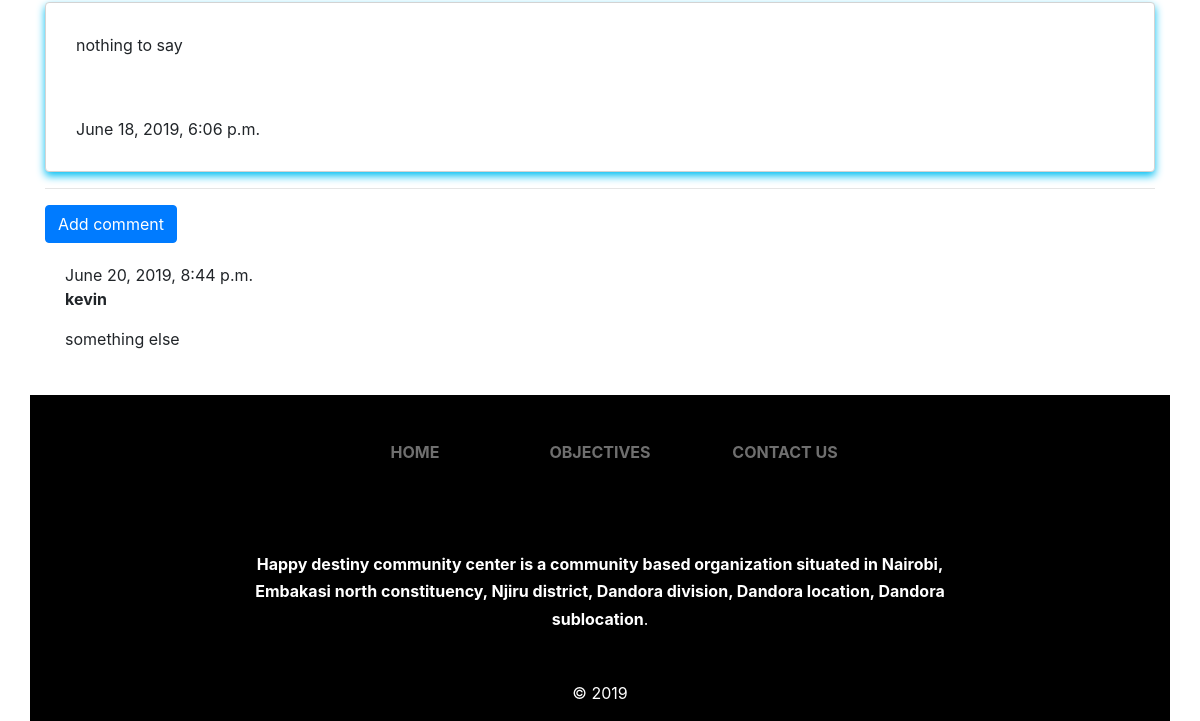
The app's page /posts/review/1/ (lower part), older data.
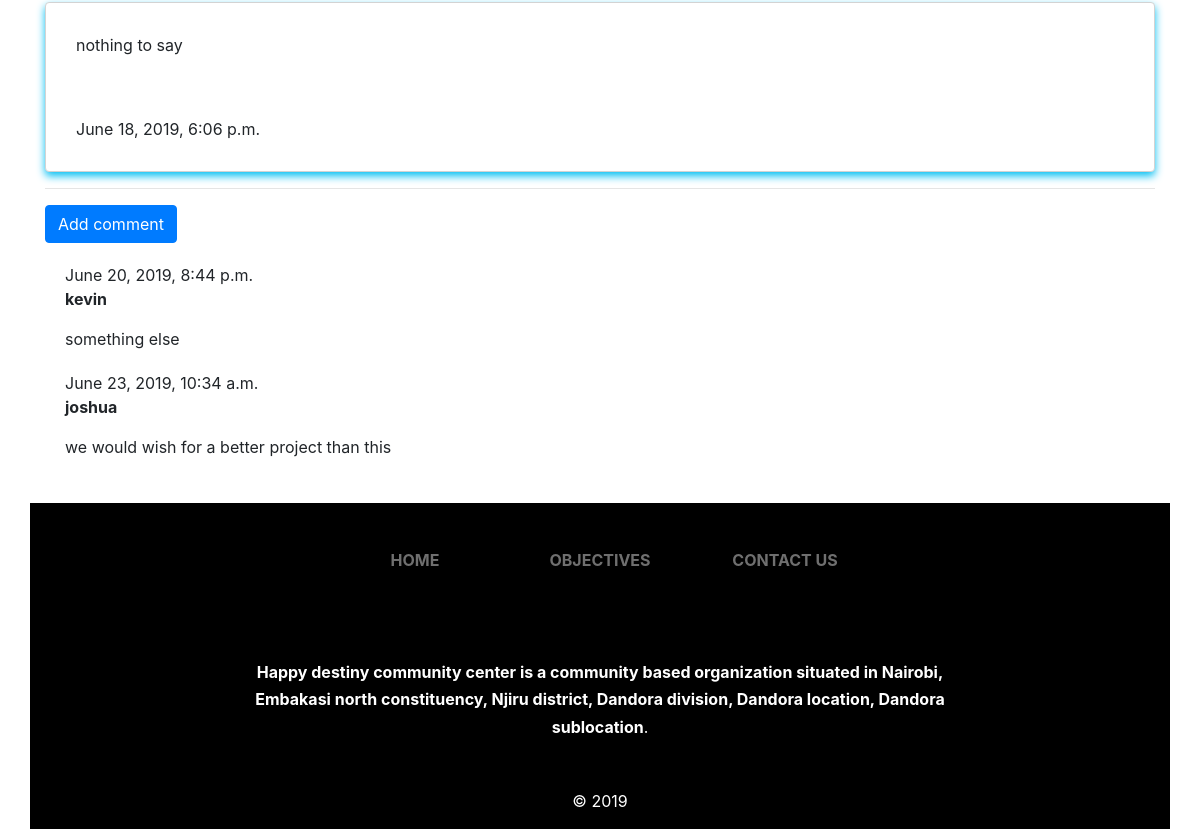
The same page, newer data.
### posts/models.py (models this page shows, shortened)
class Comment(models.Model):
    post = models.ForeignKey('posts.Projects', on_delete=models.CASCADE, related_name='comments')
    author = models.CharField(max_length=200)
    text = models.TextField()
    created_date = models.DateTimeField(default=datetime.now)
    approved_comment = models.BooleanField(default=False)

### posts/views.py (the view)
# urls.py: url(r'^review/(?P<id>\d+)/$', views.review, name='review'),
def review(request, id):
  project = Projects.objects.get(id=id)
  context = {
    'project': project
  }
  return render(request, 'posts/review.html', context)

### posts/templates/posts/review.html (shortened to what this page needs)
{% extends 'posts/layout.html' %}
{% block content %}
<div class="card">
  <div class="card-content" style="padding: 30px">
    {{project.body}}
  </div>
  <div class="card-action" style="padding: 30px">
    {{project.created_at}}
  </div>
</div>
</div>
<div class = "container">
    <hr>
    <a class="btn btn-primary" href="{% url 'add_comment_to_project' id=project.id %}">Add comment</a>
    {% for comment in project.comments.all %}
        <div class="comment">
            <div class="date">{{ comment.created_date }}</div>
            <strong>{{ comment.author }}</strong>
            <p>{{ comment.text|linebreaks }}</p>
        </div>
    {% empty %}
        <p>No comments here yet :(</p>
    {% endfor %}
</div>
{% endblock %}

Row changes from the older to the newer data that the page shows:
added Comment: created_date "June 23, 2019, 10:34 a.m.", author "joshua", text "we would wish for a better project than this"
